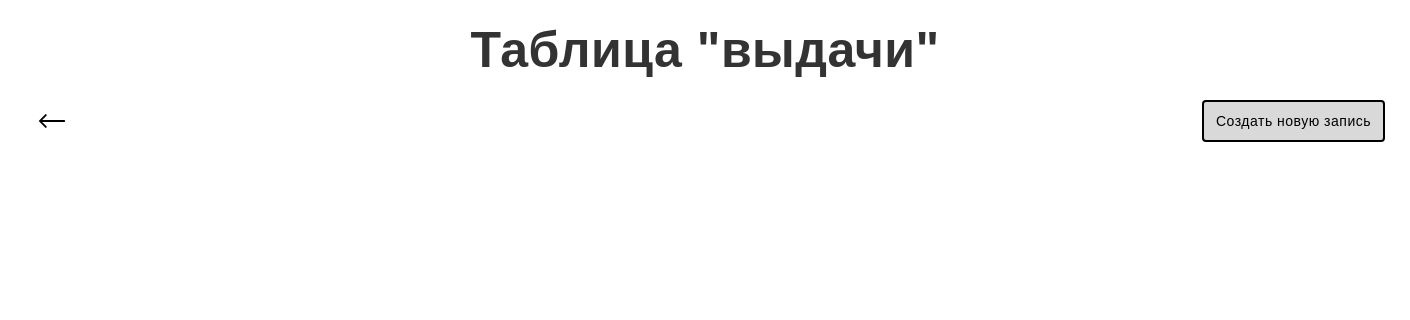
The page /tables/receiving/index.php on the database as committed earlier.
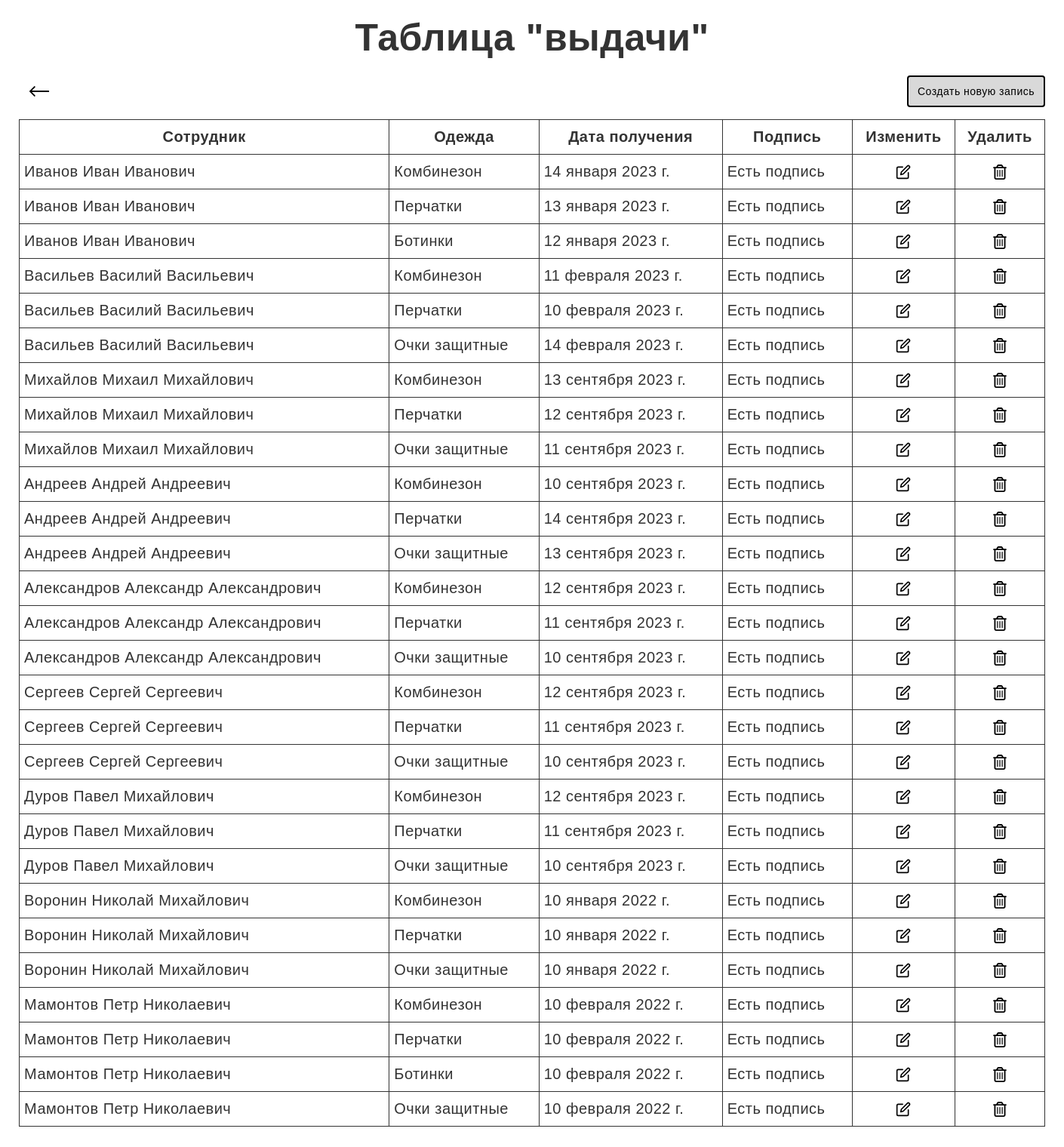
The same page on the database as committed later.
### tables this page shows
CREATE TABLE `receiving` (
  `id` int NOT NULL AUTO_INCREMENT,
  `employee_id` int DEFAULT NULL,
  `clothing_id` int DEFAULT NULL,
  `receiving_date` date DEFAULT NULL,
  `signature` tinyint(1) DEFAULT NULL,
  PRIMARY KEY (`id`),
  KEY `fk_employee` (`employee_id`),
  KEY `fk_clothing` (`clothing_id`),
  CONSTRAINT `fk_clothing` FOREIGN KEY (`clothing_id`) REFERENCES `special_clothing` (`id`),
  CONSTRAINT `fk_employee` FOREIGN KEY (`employee_id`) REFERENCES `employees` (`id`)
);

CREATE TABLE `employees` (
  `id` int NOT NULL AUTO_INCREMENT,
  `employee_name` text,
  `position` text,
  `discount_on_clothing` float DEFAULT NULL,
  `workshop_id` int DEFAULT NULL,
  PRIMARY KEY (`id`),
  KEY `fk_workshop` (`workshop_id`),
  CONSTRAINT `employees_ibfk_1` FOREIGN KEY (`workshop_id`) REFERENCES `workshops` (`id`),
  CONSTRAINT `fk_workshop` FOREIGN KEY (`workshop_id`) REFERENCES `workshops` (`id`)
);

CREATE TABLE `special_clothing` (
  `id` int NOT NULL AUTO_INCREMENT,
  `clothing_type` varchar(255) DEFAULT NULL,
  `wearing_period_months` int DEFAULT NULL,
  `unit_cost` float DEFAULT NULL,
  PRIMARY KEY (`id`)
);

### tables/receiving/index.php (the view, shortened to what this page needs)
<!DOCTYPE html>
<html lang="ru">
<head>
    <link rel="stylesheet" href="/styles/styles.css">
    <link rel="stylesheet" href="/styles/tables/index.css">
</head>
<body>
<section class="tableSection">
    <h1 class="pageTitle">Таблица "выдачи"</h1>
    <div class="buttonWrapper">
        <a class="backLinkButton" href="../">
            <img src='/public/icon/back-icon.svg' width='30' height='30' alt='изменить'>
        </a>
        <a class="button" href="create.php">Создать новую запись</a>
    </div>
    <?php
    function formatDate($date)
    {
        $months = [
            1 => 'января', 2 => 'февраля', 3 => 'марта', 4 => 'апреля', 5 => 'мая', 6 => 'июня',
            7 => 'июля', 8 => 'августа', 9 => 'сентября', 10 => 'октября', 11 => 'ноября', 12 => 'декабря',
        ];
        $dateParts = explode('-', $date);
        $day = (int)$dateParts[2];
        $month = (int)$dateParts[1];
        $year = (int)$dateParts[0];
        return $day . ' ' . $months[$month] . ' ' . $year . ' г.';
    }
    $mysqli = connectToDatabase();
    $sql = "SELECT RECEIVING.id, EMPLOYEES.employee_name, SPECIAL_CLOTHING.clothing_type, RECEIVING.receiving_date, RECEIVING.signature
        FROM RECEIVING
        JOIN EMPLOYEES ON RECEIVING.employee_id = EMPLOYEES.id
        JOIN SPECIAL_CLOTHING ON RECEIVING.clothing_id = SPECIAL_CLOTHING.id";
    $result = mysqli_query($mysqli, $sql);
    if (mysqli_num_rows($result) > 0) {
        echo "<table class='table'>
            <tr>
                <th>Сотрудник</th>
                <th>Одежда</th>
                <th>Дата получения</th>
                <th>Подпись</th>
                <th>Изменить</th>
                <th>Удалить</th>
            </tr>";
        while ($row = mysqli_fetch_assoc($result)) {
            echo "<tr>
                <td>" . $row['employee_name'] . "</td>
                <td>" . $row['clothing_type'] . "</td>
                <td>" . formatDate($row['receiving_date']) . "</td>
                <td>" . ($row['signature'] ? 'Есть подпись' : 'Нет подписи') . "</td>
                <td>
                    <a class='iconButton' href='edit.php?id=" . $row['id'] . "'>
                        <img src='/public/icon/edit-icon.svg' width='20' height='20' alt='изменить'>
                    </a>
                </td>
                <td>
                    <a class='iconButton' href='delete.php?id=" . $row['id'] . "'>
                        <img src='/public/icon/delete-icon.svg' width='20' height='20' alt='удалить'>
                    </a>
                </td>
                </tr>";
        }
        echo "</table>";
    }
    ?>
</section>
</body>
</html>

Rows that differ between the two databases and show on the page:
added receiving: employee.employee_name "Иванов Иван Иванович", clothing.clothing_type "Комбинезон", receiving_date "14 января 2023 г.", signature "Есть подпись"
added receiving: employee.employee_name "Иванов Иван Иванович", clothing.clothing_type "Перчатки", receiving_date "13 января 2023 г.", signature "Есть подпись"
added receiving: employee.employee_name "Иванов Иван Иванович", clothing.clothing_type "Ботинки", receiving_date "12 января 2023 г.", signature "Есть подпись"
added receiving: employee.employee_name "Васильев Василий Васильевич", clothing.clothing_type "Комбинезон", receiving_date "11 февраля 2023 г.", signature "Есть подпись"
added receiving: employee.employee_name "Васильев Василий Васильевич", clothing.clothing_type "Перчатки", receiving_date "10 февраля 2023 г.", signature "Есть подпись"
added receiving: employee.employee_name "Васильев Василий Васильевич", clothing.clothing_type "Очки защитные", receiving_date "14 февраля 2023 г.", signature "Есть подпись"
added receiving: employee.employee_name "Михайлов Михаил Михайлович", clothing.clothing_type "Комбинезон", receiving_date "13 сентября 2023 г.", signature "Есть подпись"
added receiving: employee.employee_name "Михайлов Михаил Михайлович", clothing.clothing_type "Перчатки", receiving_date "12 сентября 2023 г.", signature "Есть подпись"
added receiving: employee.employee_name "Михайлов Михаил Михайлович", clothing.clothing_type "Очки защитные", receiving_date "11 сентября 2023 г.", signature "Есть подпись"
added receiving: employee.employee_name "Андреев Андрей Андреевич", clothing.clothing_type "Комбинезон", receiving_date "10 сентября 2023 г.", signature "Есть подпись"
added receiving: employee.employee_name "Андреев Андрей Андреевич", clothing.clothing_type "Перчатки", receiving_date "14 сентября 2023 г.", signature "Есть подпись"
added receiving: employee.employee_name "Андреев Андрей Андреевич", clothing.clothing_type "Очки защитные", receiving_date "13 сентября 2023 г.", signature "Есть подпись"
added receiving: employee.employee_name "Александров Александр Александрович", clothing.clothing_type "Комбинезон", receiving_date "12 сентября 2023 г.", signature "Есть подпись"
added receiving: employee.employee_name "Александров Александр Александрович", clothing.clothing_type "Перчатки", receiving_date "11 сентября 2023 г.", signature "Есть подпись"
added receiving: employee.employee_name "Александров Александр Александрович", clothing.clothing_type "Очки защитные", receiving_date "10 сентября 2023 г.", signature "Есть подпись"
added receiving: employee.employee_name "Сергеев Сергей Сергеевич", clothing.clothing_type "Комбинезон", receiving_date "12 сентября 2023 г.", signature "Есть подпись"
added receiving: employee.employee_name "Сергеев Сергей Сергеевич", clothing.clothing_type "Перчатки", receiving_date "11 сентября 2023 г.", signature "Есть подпись"
added receiving: employee.employee_name "Сергеев Сергей Сергеевич", clothing.clothing_type "Очки защитные", receiving_date "10 сентября 2023 г.", signature "Есть подпись"
added receiving: employee.employee_name "Дуров Павел Михайлович", clothing.clothing_type "Комбинезон", receiving_date "12 сентября 2023 г.", signature "Есть подпись"
added receiving: employee.employee_name "Дуров Павел Михайлович", clothing.clothing_type "Перчатки", receiving_date "11 сентября 2023 г.", signature "Есть подпись"
added receiving: employee.employee_name "Дуров Павел Михайлович", clothing.clothing_type "Очки защитные", receiving_date "10 сентября 2023 г.", signature "Есть подпись"
added receiving: employee.employee_name "Воронин Николай Михайлович", clothing.clothing_type "Комбинезон", receiving_date "10 января 2022 г.", signature "Есть подпись"
added receiving: employee.employee_name "Воронин Николай Михайлович", clothing.clothing_type "Перчатки", receiving_date "10 января 2022 г.", signature "Есть подпись"
added receiving: employee.employee_name "Воронин Николай Михайлович", clothing.clothing_type "Очки защитные", receiving_date "10 января 2022 г.", signature "Есть подпись"
added receiving: employee.employee_name "Мамонтов Петр Николаевич", clothing.clothing_type "Комбинезон", receiving_date "10 февраля 2022 г.", signature "Есть подпись"
added receiving: employee.employee_name "Мамонтов Петр Николаевич", clothing.clothing_type "Перчатки", receiving_date "10 февраля 2022 г.", signature "Есть подпись"
added receiving: employee.employee_name "Мамонтов Петр Николаевич", clothing.clothing_type "Ботинки", receiving_date "10 февраля 2022 г.", signature "Есть подпись"
added receiving: employee.employee_name "Мамонтов Петр Николаевич", clothing.clothing_type "Очки защитные", receiving_date "10 февраля 2022 г.", signature "Есть подпись"
Other text that changed with them:
text now shown: "Сотрудник Одежда Дата получения Подпись Изменить Удалить"
